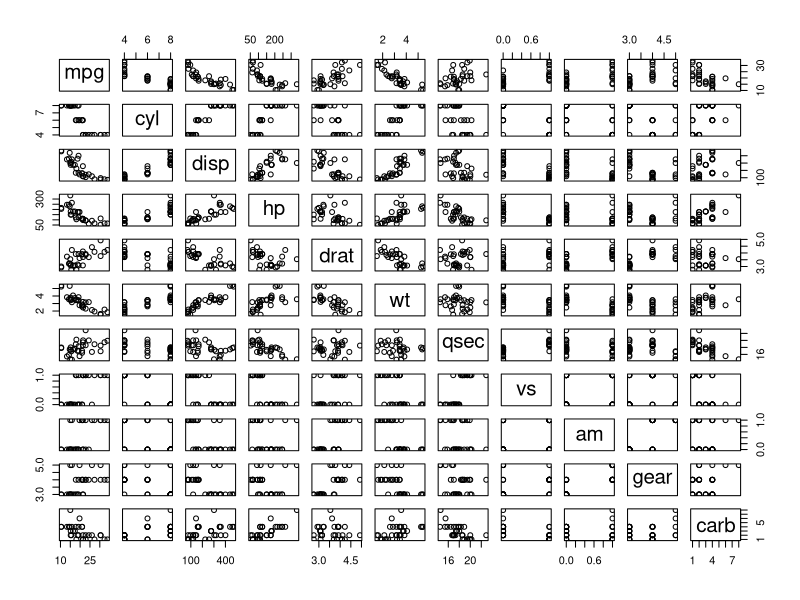
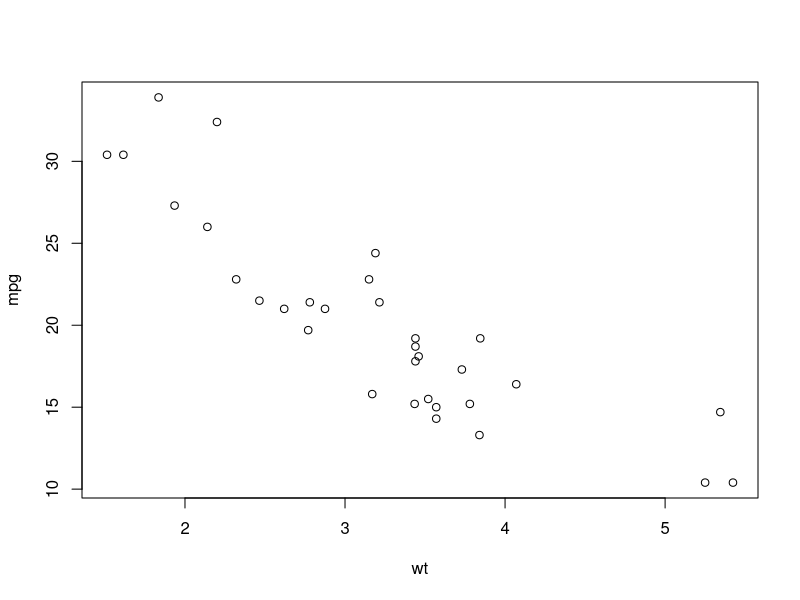
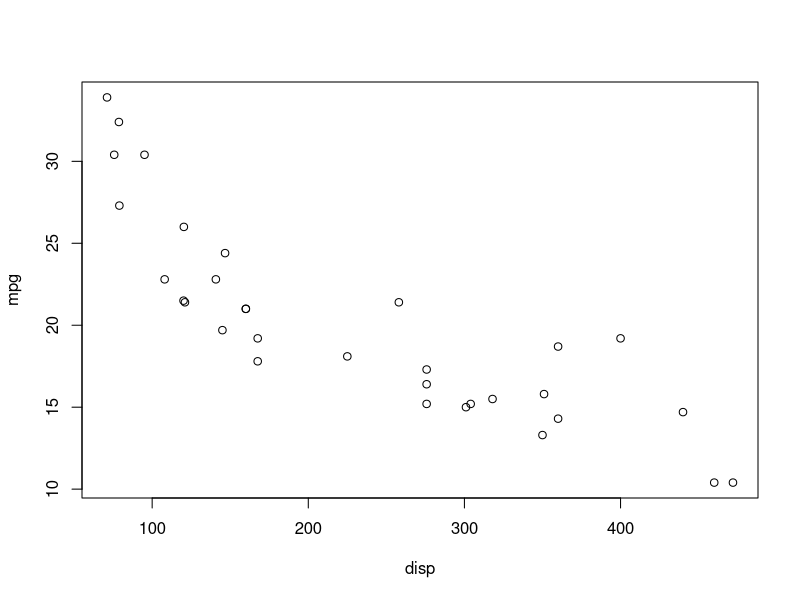
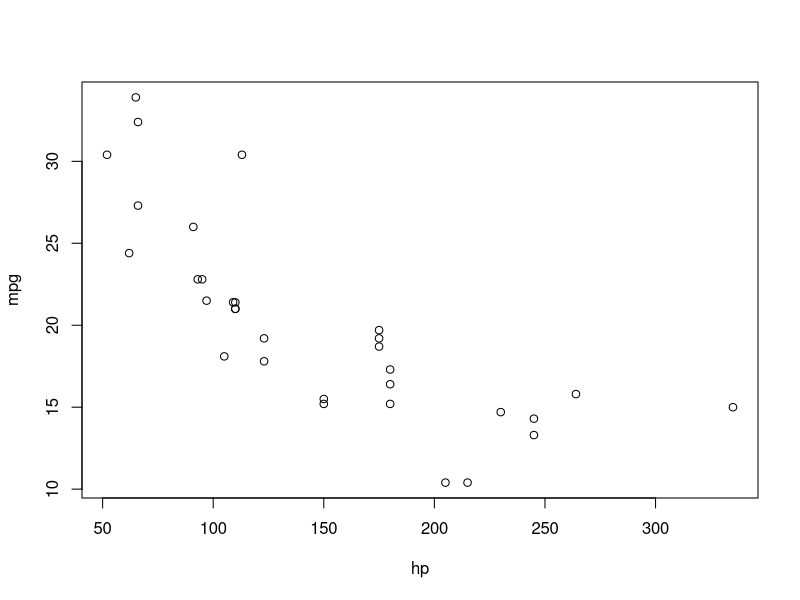

The R source for these figures, in order:
library(dplyr)

df <- mtcars

model1 <- lm(mpg ~ cyl + disp + wt + vs, data = mtcars)

summary(model1)

model2 <- lm(mpg ~ cyl + disp + wt, data = mtcars)

summary(model2)

model3 <- lm(mpg ~ cyl + wt, data = mtcars)

summary(model3)

library(minpack.lm)

model2 <- nls(mpg ~ a0 * b1 ^ wt, data = mtcars, start = list(a0 = 1, b1 = 2))

summary(model2)

model2_results<-data.frame(pred=49.65969*0.74559^mtcars$wt,
                           real=mtcars$mpg)

model2_results

model2_results <- model2_results %>% mutate(res = real - pred)

model2_R2 <- (cor(model2_results$real, model2_results$pred)) ^ 2

model2_R2  # 0.8106254

pairs(mtcars)

plot(mpg ~ wt, data = mtcars)
plot(mpg ~ disp, data = mtcars)
plot(mpg ~ hp, data = mtcars)

model3 <- nls(mpg ~ a0 * b1 ^ disp, data = mtcars, start = list(a0 = 1, b1 = 1))

model3_summary <- summary(model3)

a0 <- model3_summary$parameters[1]
b1 <- model3_summary$parameters[2]

model3_results <- data.frame(pred = a0*b1^mtcars$wt,real=mtcars$mpg)

model3_results <- model3_results %>% mutate(res = real - pred)

model3_R2 <- (cor(model3_results$real, model3_results$pred)) ^ 2
model3_R2
summary(model3)

# wt = 0.8106253, 50 0.1
# hp = 0.7541081
# disp = 0.7535378

mtcars$disp

mtcars <- mtcars %>% 
  mutate(cyl8 = (cyl == 8))
mtcars <- mtcars %>% 
  mutate(cyl6 = (cyl == 6))
mtcars <- mtcars %>% 
  mutate(cyl4 = (cyl == 4))

mtcars

model3 <- nls(
  mpg ~ a0 * b1^wt + b2 ^ cyl4,
  data = mtcars,
  start = list(a0 = 50, b1 = 2, b2 = 3)
)

model3_summary <- summary(model3)

a0 <- model3_summary$parameters[1]
b1 <- model3_summary$parameters[2]
b2 <- model3_summary$parameters[3]
# b3 <- model3_summary$parameters[4]

model3_results<-data.frame(
  pred = a0 * b1^mtcars$wt + b2 ^ mtcars$cyl4,
  real=mtcars$mpg
)

model3_results <- model3_results %>% mutate(res = real - pred)

model3_R2 <- (cor(model3_results$real, model3_results$pred)) ^ 2
model3_R2
summary(model3)

# mpg ~ a0 * b1^wt + b2*cyl4, R2 =  0.8446665
# mpg ~ a0 * b1^wt + b2^cyl4, R2 =  0.8452799
# mpg ~ a0 * b1^wt + b2*cyl4 + b3 * cyl8, R2 = 0.8487145
